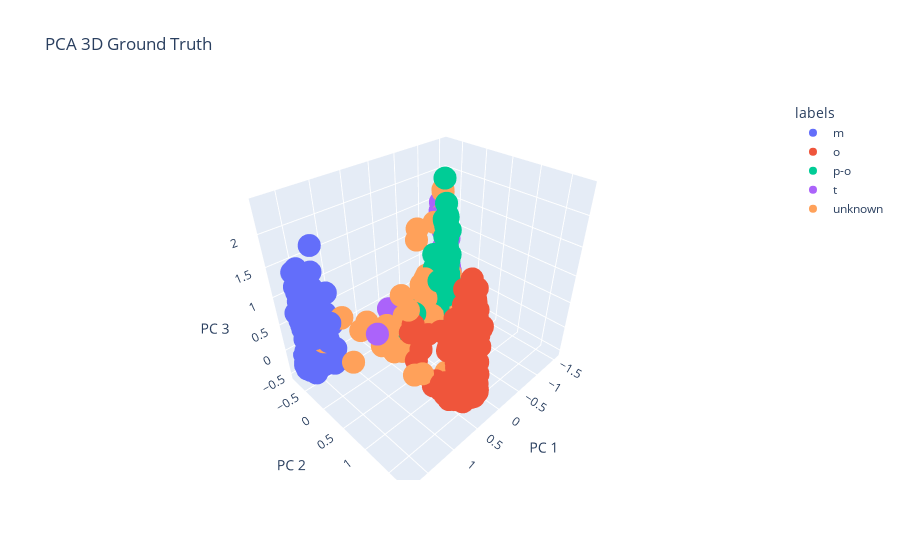

Notebook source saved alongside this figure:
### Code cell
import plotly.express as px
fig = px.scatter_3d(
    dfPCA, x='x1', y='x2', z='x3', color=dfPCA['labels'],
    labels={'x1': 'PC 1', 'x2': 'PC 2', 'x3': 'PC 3'}, title='PCA 3D Ground Truth'
)
fig.show()

### Figure 1 — Plotly figure (JSON) as saved in the notebook; plotly's stock layout.template omitted (floating-point values rounded to 4 significant figures; data arrays with more than 128 entries replaced by an {"elided": "..."} marker saying what was removed)
{"data": [{"hovertemplate": "labels=m<br>PC 1=%{x}<br>PC 2=%{y}<br>PC 3=%{z}<extra></extra>", "legendgroup": "m", "marker": {"color": "#636efa", "symbol": "circle"}, "mode": "markers", "name": "m", "scene": "scene", "showlegend": true, "type": "scatter3d", "x": {"elided": "460 float values"}, "y": {"elided": "460 float values"}, "z": {"elided": "460 float values"}}, {"hovertemplate": "labels=o<br>PC 1=%{x}<br>PC 2=%{y}<br>PC 3=%{z}<extra></extra>", "legendgroup": "o", "marker": {"color": "#EF553B", "symbol": "circle"}, "mode": "markers", "name": "o", "scene": "scene", "showlegend": true, "type": "scatter3d", "x": {"elided": "345 float values"}, "y": {"elided": "345 float values"}, "z": {"elided": "345 float values"}}, {"hovertemplate": "labels=p-o<br>PC 1=%{x}<br>PC 2=%{y}<br>PC 3=%{z}<extra></extra>", "legendgroup": "p-o", "marker": {"color": "#00cc96", "symbol": "circle"}, "mode": "markers", "name": "p-o", "scene": "scene", "showlegend": true, "type": "scatter3d", "x": {"elided": "404 float values"}, "y": {"elided": "404 float values"}, "z": {"elided": "404 float values"}}, {"hovertemplate": "labels=t<br>PC 1=%{x}<br>PC 2=%{y}<br>PC 3=%{z}<extra></extra>", "legendgroup": "t", "marker": {"color": "#ab63fa", "symbol": "circle"}, "mode": "markers", "name": "t", "scene": "scene", "showlegend": true, "type": "scatter3d", "x": {"elided": "245 float values"}, "y": {"elided": "245 float values"}, "z": {"elided": "245 float values"}}, {"hovertemplate": "labels=unknown<br>PC 1=%{x}<br>PC 2=%{y}<br>PC 3=%{z}<extra></extra>", "legendgroup": "unknown", "marker": {"color": "#FFA15A", "symbol": "circle"}, "mode": "markers", "name": "unknown", "scene": "scene", "showlegend": true, "type": "scatter3d", "x": {"elided": "271 float values"}, "y": {"elided": "271 float values"}, "z": {"elided": "271 float values"}}], "layout": {"legend": {"title": {"text": "labels"}, "tracegroupgap": 0}, "scene": {"domain": {"x": [0, 1], "y": [0, 1]}, "xaxis": {"title": {"text": "PC 1"}}, "yaxis": {"title": {"text": "PC 2"}}, "zaxis": {"title": {"text": "PC 3"}}}, "title": {"text": "PCA 3D Ground Truth"}}}
